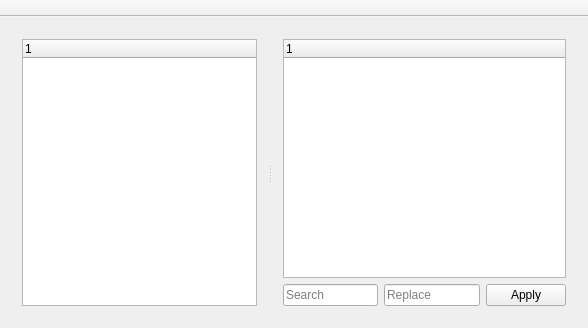
<?xml version="1.0" encoding="UTF-8"?>
<ui version="4.0">
 <class>MainWindow</class>
 <widget class="QMainWindow" name="MainWindow">
  <property name="geometry">
   <rect>
    <x>0</x>
    <y>0</y>
    <width>588</width>
    <height>328</height>
   </rect>
  </property>
  <property name="windowTitle">
   <string>Rename</string>
  </property>
  <property name="dockNestingEnabled">
   <bool>false</bool>
  </property>
  <widget class="QWidget" name="centralWidget">
   <layout class="QHBoxLayout" name="horizontalLayout_4">
    <item>
     <widget class="QSplitter" name="splitter">
      <property name="sizePolicy">
       <sizepolicy hsizetype="Preferred" vsizetype="Preferred">
        <horstretch>0</horstretch>
        <verstretch>0</verstretch>
       </sizepolicy>
      </property>
      <property name="orientation">
       <enum>Qt::Horizontal</enum>
      </property>
      <widget class="QWidget" name="layoutWidget">
       <layout class="QVBoxLayout" name="layout_Expressions">
        <item>
         <widget class="QTreeWidget" name="treeWidget_Expressions">
          <column>
           <property name="text">
            <string notr="true">1</string>
           </property>
          </column>
         </widget>
        </item>
       </layout>
      </widget>
      <widget class="QWidget" name="layoutWidget">
       <layout class="QVBoxLayout" name="verticalLayout">
        <item>
         <layout class="QHBoxLayout" name="layout_Url">
          <property name="spacing">
           <number>0</number>
          </property>
          <property name="bottomMargin">
           <number>0</number>
          </property>
         </layout>
        </item>
        <item>
         <widget class="QTreeWidget" name="treeWidget_Results">
          <column>
           <property name="text">
            <string notr="true">1</string>
           </property>
          </column>
         </widget>
        </item>
        <item>
         <layout class="QHBoxLayout" name="layout_Regex">
          <item>
           <widget class="QLineEdit" name="lineEdit_Search">
            <property name="placeholderText">
             <string>Search</string>
            </property>
           </widget>
          </item>
          <item>
           <widget class="QLineEdit" name="lineEdit_Replace">
            <property name="placeholderText">
             <string>Replace</string>
            </property>
           </widget>
          </item>
          <item>
           <widget class="QPushButton" name="pushButton_Apply">
            <property name="text">
             <string>Apply</string>
            </property>
           </widget>
          </item>
         </layout>
        </item>
        <item>
         <layout class="QVBoxLayout" name="layout_Status"/>
        </item>
       </layout>
      </widget>
     </widget>
    </item>
   </layout>
  </widget>
  <widget class="QToolBar" name="mainToolBar">
   <property name="movable">
    <bool>false</bool>
   </property>
   <property name="floatable">
    <bool>false</bool>
   </property>
   <attribute name="toolBarArea">
    <enum>TopToolBarArea</enum>
   </attribute>
   <attribute name="toolBarBreak">
    <bool>false</bool>
   </attribute>
  </widget>
 </widget>
 <layoutdefault spacing="6" margin="11"/>
 <resources/>
 <connections/>
</ui>
